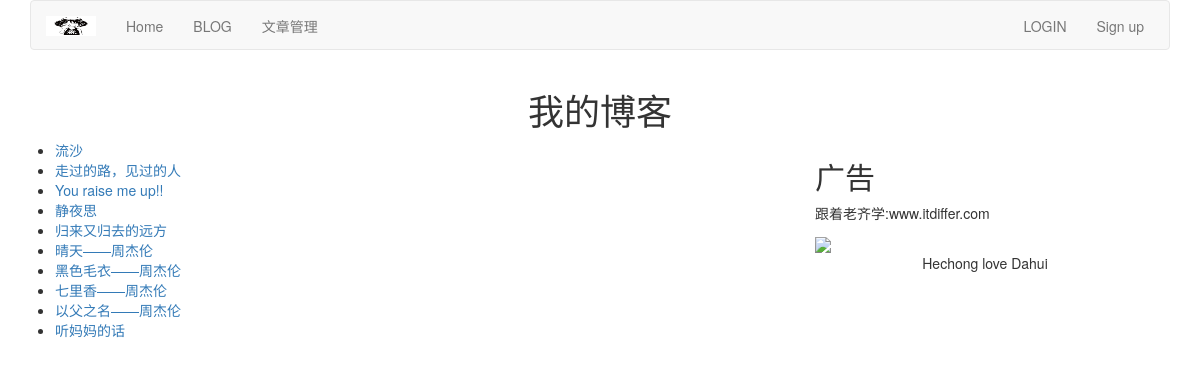
Screenshot of /blog/ with the database file from the repository.
### blog/models.py (models this page shows, shortened)
class BlogArticles(models.Model):
    title = models.CharField(max_length=300)
    author = models.ForeignKey(User,on_delete=models.CASCADE,related_name='blog_posts')
    body = models.TextField()
    publish = models.DateTimeField(default=timezone.now)
    class meta():
        ordering= ('-publish',)

### blog/views.py (the view)
# urls.py: path('',views.blog_title, name="blog_title"),
def blog_title(request):
    blogs = BlogArticles.objects.all()
    return render(request,'blog/titles.html', {"blogs":blogs})

### templates/blog/titles.html (shortened to what this page needs)
{% extends "base.html" %}
{% block content %}
    <div class="row text-center vertical-middle-sm">
    <h1>我的博客</h1>
    </div>
    <div class="col-xs-12 col-md-8">
    <ul>
        {% for blog in blogs %}
            <li><a href="{{ blog.id}}">{{ blog.title}}</a></li>
        {% endfor %}
    </ul>
    </div>
    <div class="col-xs-6 col-md-4">
    <h2>广告</h2>
    <p>跟着老齐学:www.itdiffer.com</p>
    <img width="200px" src="http://k.zol-img.com.cn/wallpaper/7056/7055706_0540.jpg">
    </div>
{% endblock %}

### rows the page displays
BlogArticles: title "流沙"
BlogArticles: title "走过的路，见过的人"
BlogArticles: title "You raise me up!!"
BlogArticles: title "静夜思"
BlogArticles: title "归来又归去的远方"
BlogArticles: title "晴天——周杰伦"
BlogArticles: title "黑色毛衣——周杰伦"
BlogArticles: title "七里香——周杰伦"
BlogArticles: title "以父之名——周杰伦"
BlogArticles: title "听妈妈的话"
